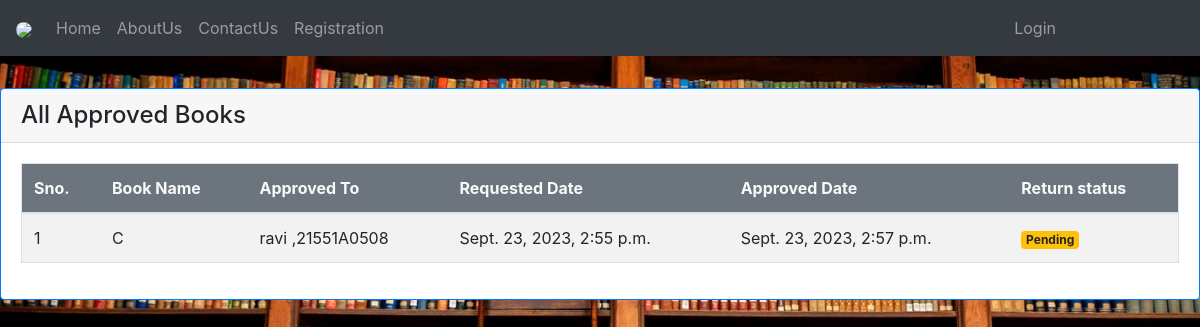
The app's page /lbapprovedbooks/ with its own data.
### LibraryApp/models.py (models this page shows)
class BookRequest(models.Model):
	c=[
		('Pending','Pending'),
    	('Returned','Returned')
	]
	book = models.ForeignKey(AddBook,on_delete=models.CASCADE)
	due_date = models.DateTimeField(null=True,blank=True)
	requested_by = models.ForeignKey(settings.AUTH_USER_MODEL,on_delete=models.CASCADE,default='')
	requested_by_student = models.ForeignKey(settings.AUTH_USER_MODEL, on_delete=models.CASCADE, related_name='book_requests_made',null=True)
	return_status = models.CharField(max_length=20,choices=c,default='Pending')
	request_date = models.DateTimeField(auto_now_add=True)
	approved_date = models.DateTimeField(null=True, blank=True)
	fine_amount = models.DecimalField(max_digits=8,decimal_places=2,default=0)
	return_date = models.DateTimeField(null=True, blank=True)
	status_to_approve = models.CharField(max_length=20, choices=(
        ('Pending', 'Pending'),
        ('Approved', 'Approved'),
        ('Rejected', 'Rejected')
    ), default='Pending')

class AddBook(models.Model):
	bname = models.CharField(max_length=100,null=True,blank=True)
	authname = models.CharField(max_length=100,null=True,blank=True)
	bstatus = models.BooleanField(default=False)
	description = models.CharField(max_length=150,null=True,blank=True)
	ncopies = models.PositiveIntegerField(default=1)

class User(AbstractUser):
	c=[
	   ('0','Guest'),
	   ('1','Student'),
	   ('2','Librarian'),
	]
	role_type = models.CharField(max_length=5,choices=c,default='0')
	sid = models.CharField(max_length=15)
	has_stregister = models.BooleanField(default=False)
	has_adregister = models.BooleanField(default=False)

### LibraryApp/views.py (the view)
# urls.py: path('lbapprovedbooks/',views.lbapprovedbooks,name='lbapprovedbooks'),
def lbapprovedbooks(request):
    ap = BookRequest.objects.filter(Q(status_to_approve='Approved') & Q(return_status='Pending'))
    return render(request,'html/lbapprovedbooks.html',{'approvedbooks':ap})

### templates/html/lbapprovedbooks.html (shortened to what this page needs)
{% extends 'html/base.html' %}
{% block content %}
<br><br><br>
<div class="card  border rounded border-primary mt-3">
    <h4 class="card-header">All Approved Books </h4>
    <div class="card-body">
        {% if approvedbooks %}
        <table class="table table-hover table-striped border">
            <thead class="bg-secondary text-light">
                <th>Sno.</th>
                <th>Book Name</th>
                <th>Approved To</th>
                <th>Requested Date</th>
                <th>Approved Date</th>
                <th>Return status</th>
            </thead>
            {% for i in approvedbooks %}
            <tbody>
              <tr>
                <td>{{forloop.counter}}</td>
                <td>{{i.book.bname}}</td>
                <td>{{i.requested_by_student.username}} ,{{i.requested_by.sid}}</td>
                <td>{{i.request_date}}</td>
                <td>{{i.approved_date}}</td>
                <td>{% if i.return_status == 'Pending' %}
                      <span class="badge badge-warning">Pending</span>
                  {% elif i.return_status == 'Returned' %}
                      <span class="badge badge-success">Returned</span>
                  {% endif %}
               </td>
              </tr>
            </tbody>
            {% endfor %}
        </table>
        {% else %}
        <p>There is No Approved Books</p>
        {% endif %}
    </div>
</div>
{% endblock %}

### records on screen
BookRequest: book.bname "C", requested_by_student.username "ravi", requested_by.sid "21551A0508", request_date "Sept. 23, 2023, 2:55 p.m.", approved_date "Sept. 23, 2023, 2:57 p.m.", return_status "Pending"
